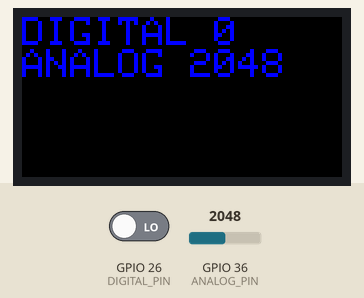
Bench run of a program on a simulated ESP32. Shown: 160×80 colour display. The inputs (shaded band) are chosen by the test bench; at power-on: GPIO 36 (ANALOG_PIN) = 2048, GPIO 26 (DIGITAL_PIN) LOW. What the program prints to the serial monitor is not drawn.

Above: at 1.3 s.
1.4 s: GPIO 36 (ANALOG_PIN) set to 2866
At 2.1 s:
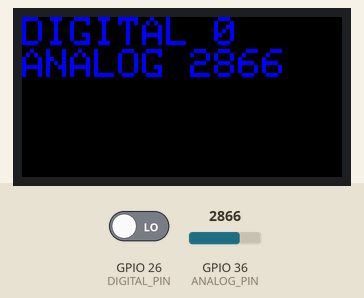
2.9 s: GPIO 26 (DIGITAL_PIN) driven HIGH
At 3.6 s:
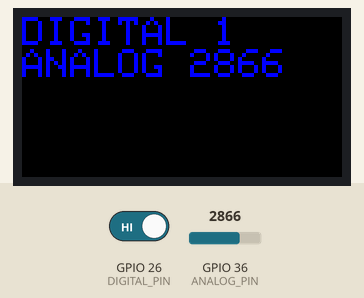
4.4 s: GPIO 36 (ANALOG_PIN) set to 3603
At 5.0 s:
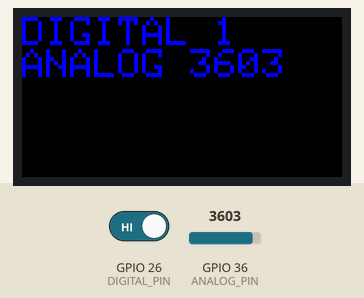
5.9 s: GPIO 26 (DIGITAL_PIN) driven LOW
At 6.5 s:
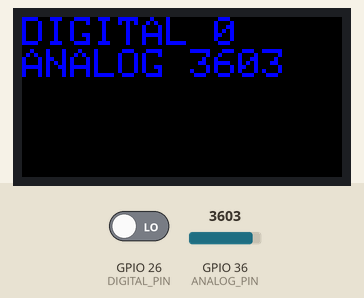
7.4 s: GPIO 36 (ANALOG_PIN) set to 4095
At 8.0 s:
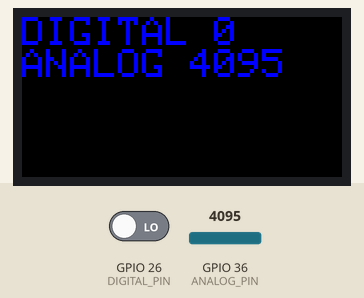
Timing chart, 0 to 9.9 s (numbered marks = the images above; inputs shaded):
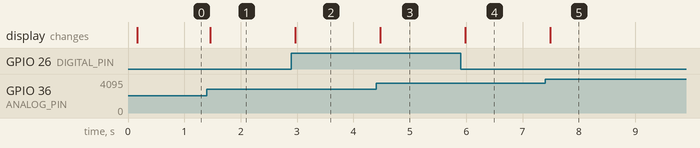

Measured:
- after the input at 1.4 s, the display: changes after 0.06 s (image 1)
- after the input at 2.9 s, the display: changes after 0.07 s (image 2)
- after the input at 4.4 s, the display: changes after 0.08 s (image 3)
- after the input at 5.9 s, the display: changes after 0.08 s (image 4)
- after the input at 7.4 s, the display: changes after 0.09 s (image 5)

The program:

main.cpp
```cpp
#include <M5StickC.h>

int DIGITAL_PIN = GPIO_NUM_26;
int ANALOG_PIN = GPIO_NUM_36;
int digital_read;
int analog_read;

void setup() {
    M5.begin();
    M5.Lcd.setTextSize(2);              // フォントサイズ
    M5.Lcd.setTextColor(BLUE);          // フォントカラー
    M5.Lcd.setRotation(3);              // 画面の向き
    Serial.begin(115200);
    pinMode(DIGITAL_PIN, INPUT); // DIGITAL_PIN(26)をデジタル入力に使用
    pinMode(ANALOG_PIN, ANALOG); // ANALOG_PIN(36)をアナログ入力に使用
}

void loop() {
    // 入力読み取り
    digital_read = digitalRead(DIGITAL_PIN);
    analog_read = analogRead(ANALOG_PIN);

    // シリアルプリント
    Serial.printf("digital %d   analog %d\n", digital_read, analog_read);

    // LCDに表示
    M5.Lcd.fillScreen(BLACK);           // LCDを黒で塗りつぶす
    M5.Lcd.setCursor(0, 0);             // カーソルを初期位置に移動
    M5.Lcd.printf("DIGITAL %d\n", digital_read);
    M5.Lcd.printf("ANALOG %d\n", analog_read);

    delay(200);
}
```
